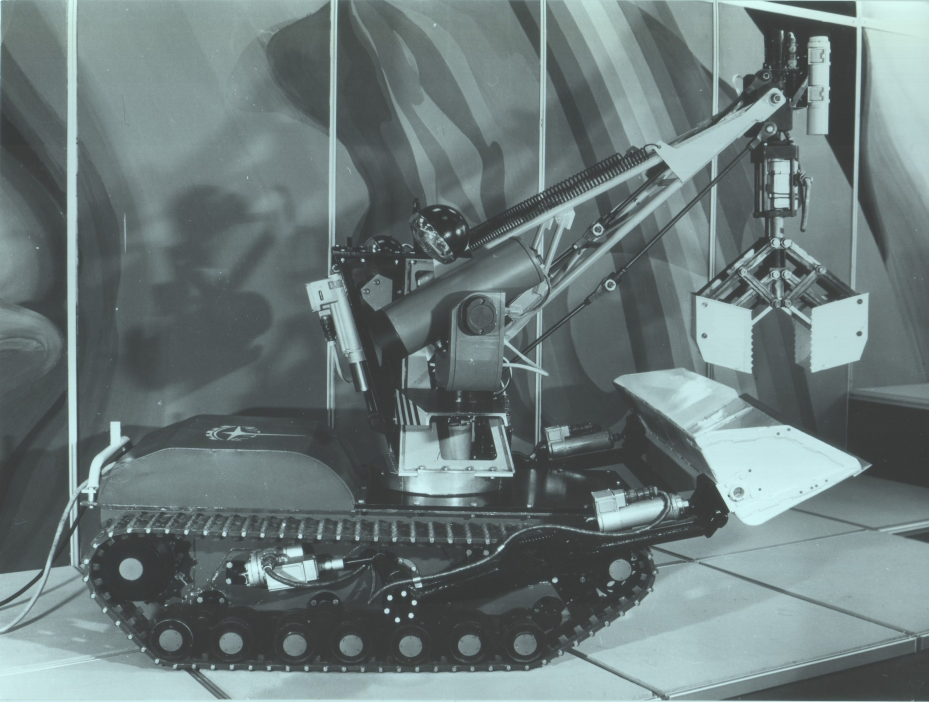
#> input picture mobot-assets/archive/1987-before-dispatch.jpg, 2786 x 2106 px (shown at 1/3 size); its folder holds only this picture in this run
$ python boom-overlay.py
#> lines starting #> are read from the running program, lines starting #| are printed output that depends on the picture
from pathlib import Path
from PIL import Image,ImageDraw
import json
d=Path(__file__).resolve().parent
for key,v in json.loads((d/'boom-pose.json').read_text()).items():
#> (reads research/mobot/1987/night-20261118/boom-pose.json from the repository)
    previous=json.loads((d/'boom-pose-pre-chord.json').read_text())[key]
#> (reads research/mobot/1987/night-20261118/boom-pose-pre-chord.json from the repository)
    name={'SKTB2':'before-dispatch','SKTB4':'snow-side'}[key]
    im=Image.open(d.parents[3]/'mobot-assets/archive'/('1987-'+name+'.jpg'))
#> im is the input picture: PIL image 2786x2106 RGB; mean R, G, B 108.4, 122.1, 122.1
    im=im.resize((1000,round(im.height*1000/im.width)),Image.Resampling.LANCZOS)
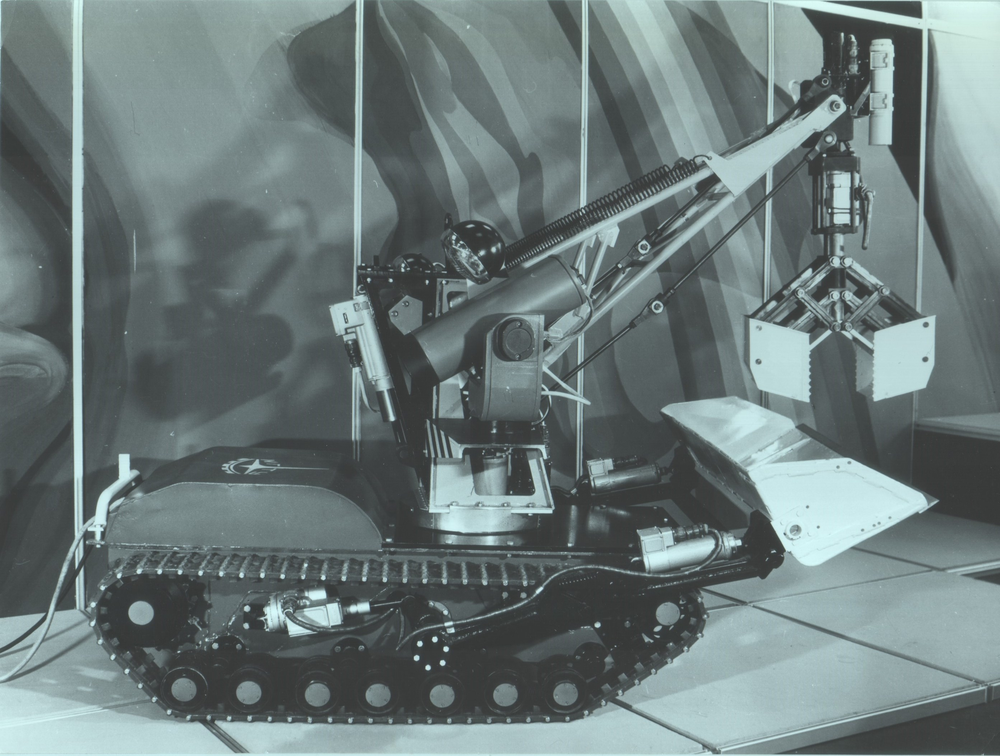
#> im: PIL image 1000x756 RGB; mean R, G, B 108.4, 122.1, 122.1
    crop=(330,50,912,425) if key=='SKTB2' else (48,50,630,425)
    sheet=Image.new('RGB',(1746,403),'#1c2022')
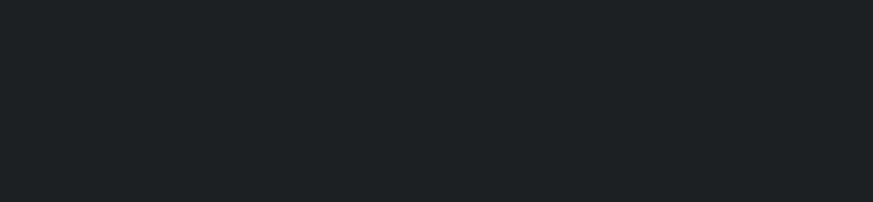
#> sheet: PIL image 1746x403 RGB (shown at 1/2 size); mean R, G, B 28, 32, 34
    for i,(label,row) in enumerate([('old pose + old rail',previous['original']),('new pose + old rail',previous['preset']),('new pose + new rail',v['preset'])]):
        pic=im.copy(); draw=ImageDraw.Draw(pic)
        draw.line([tuple(x) for x in v['rail']],fill='orange',width=3)
        draw.line([tuple(x) for x in row['spring']],fill='cyan',width=2)
        draw.line([tuple(row['proximal']),tuple(row['tip'])],fill='#a4d8ff')
        if 'jawBottom' in row:
#> (the run stopped early here; a loop or call above may not have finished)
